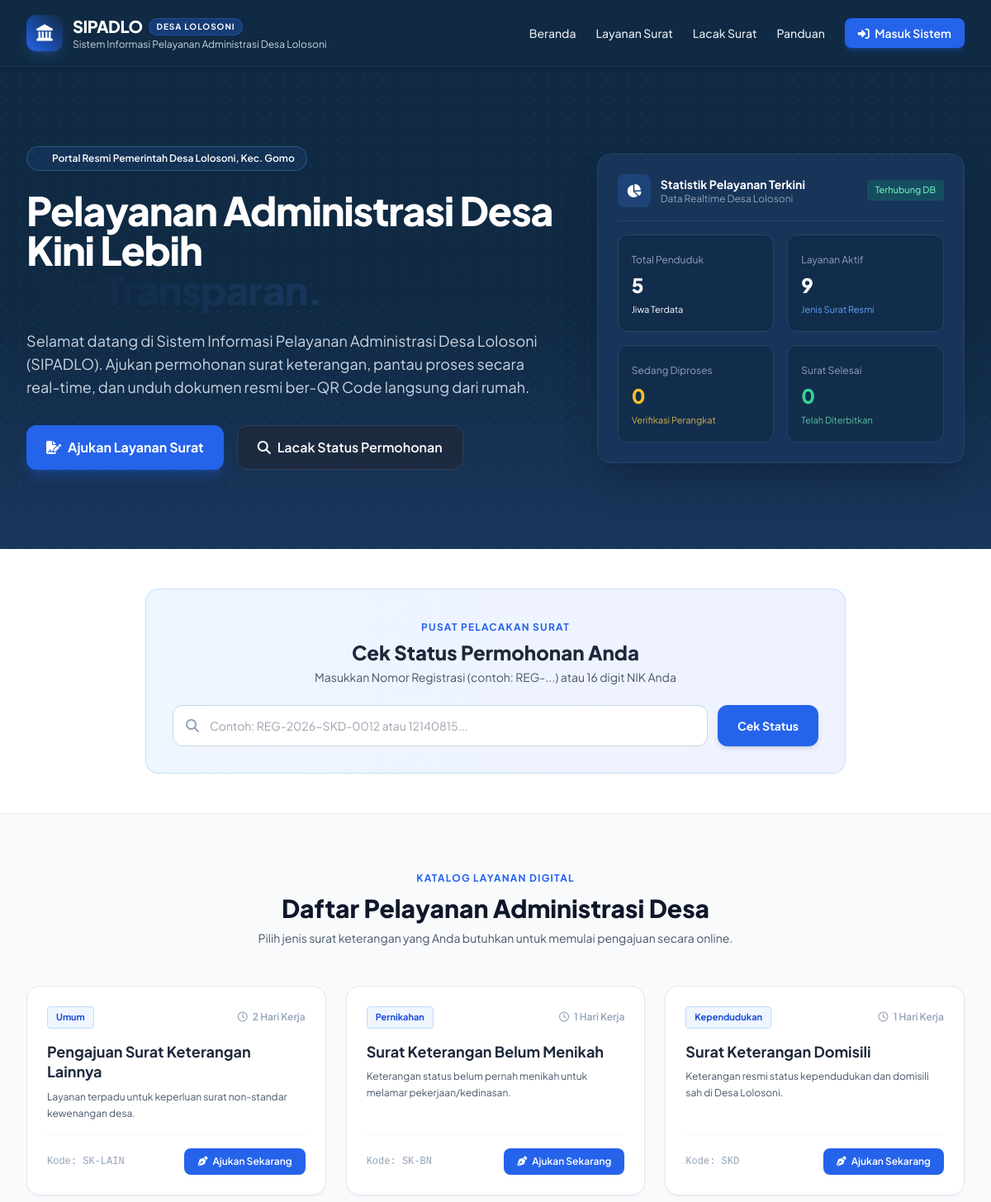
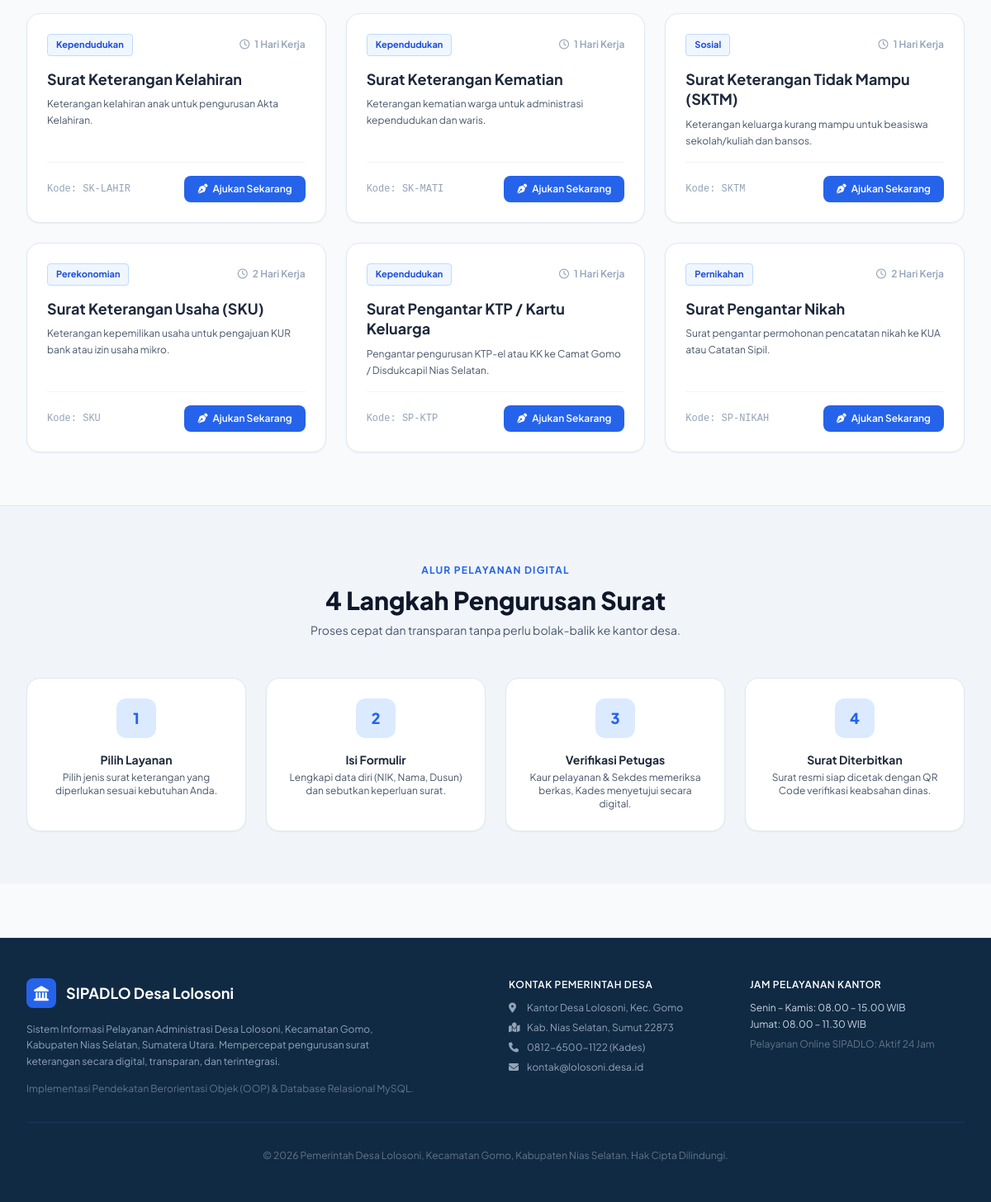
The page / on the database its author committed (2 pictures, top to bottom).
### tables this page shows
CREATE TABLE IF NOT EXISTS `services` (
  `id` VARCHAR(64) NOT NULL,
  `code` VARCHAR(32) UNIQUE NOT NULL,
  `name` VARCHAR(128) NOT NULL,
  `category` VARCHAR(64) NOT NULL,
  `description` TEXT NOT NULL,
  `processing_days` INT DEFAULT 2,
  `responsible_role` VARCHAR(32) DEFAULT 'perangkat',
  `approval_role` VARCHAR(32) DEFAULT 'kades',
  `letter_code_prefix` VARCHAR(16) NOT NULL,
  `is_active` TINYINT(1) DEFAULT 1,
  PRIMARY KEY (`id`)
);

### models/Resident.php (called while the page is built, shortened)
<?php
require_once __DIR__ . '/../config/Database.php';
class Resident {
    private ?PDO $conn;
    private string $table_name = "residents";
    public function __construct() {
        $database = new Database();
        $this->conn = $database->getConnection();
    }
    public function countTotal(): int {
        $stmt = $this->conn->query("SELECT COUNT(*) as total FROM " . $this->table_name);
        $res = $stmt->fetch();
        return (int)($res['total'] ?? 0);
    }
}
?>

### config/Database.php (called while the page is built, shortened)
<?php
class Database {
    private string $host = "localhost";
    private string $db_name = "sipadlo_lolosoni";
    private string $username = "root";
    private string $password = "";
    private ?PDO $conn = null;
    public function getConnection(): ?PDO {
        try {
            $dsn = "mysql:host=" . $this->host . ";dbname=" . $this->db_name . ";charset=utf8mb4";
            $options = [
                PDO::ATTR_ERRMODE => PDO::ERRMODE_EXCEPTION,
                PDO::ATTR_DEFAULT_FETCH_MODE => PDO::FETCH_ASSOC,
                PDO::ATTR_EMULATE_PREPARES => false,
            ];
            $this->conn = new PDO($dsn, $this->username, $this->password, $options);
        } catch (PDOException $exception) {
            die("Koneksi Database Gagal: " . htmlspecialchars($exception->getMessage()));
        }
        return $this->conn;
    }
}
?>

### models/Service.php (called while the page is built, shortened)
<?php
require_once __DIR__ . '/../config/Database.php';
class Service {
    private ?PDO $conn;
    private string $table_name = "services";
    public function __construct() {
        $database = new Database();
        $this->conn = $database->getConnection();
    }
    public function getAll(bool $onlyActive = true): array {
        $query = "SELECT * FROM " . $this->table_name;
        if ($onlyActive) {
            $query .= " WHERE is_active = 1";
        }
        $query .= " ORDER BY name ASC";
        $stmt = $this->conn->prepare($query);
        $stmt->execute();
        return $stmt->fetchAll();
    }
}
?>

### models/Application.php (called while the page is built, shortened)
<?php
require_once __DIR__ . '/../config/Database.php';
class Application {
    private ?PDO $conn;
    private string $table_name = "applications";
    public function __construct() {
        $database = new Database();
        $this->conn = $database->getConnection();
    }
    public function getSummaryStats(): array {
        $stmt = $this->conn->query("
            SELECT
                COUNT(*) as total,
                SUM(CASE WHEN status IN ('diajukan', 'menunggu_pemeriksaan') THEN 1 ELSE 0 END) as pending,
                SUM(CASE WHEN status IN ('diproses', 'terverifikasi', 'menunggu_persetujuan') THEN 1 ELSE 0 END) as processing,
                SUM(CASE WHEN status = 'selesai' THEN 1 ELSE 0 END) as completed,
                SUM(CASE WHEN status = 'ditolak' THEN 1 ELSE 0 END) as rejected
            FROM " . $this->table_name
        );
        $stats = $stmt->fetch();
        return [
            'total' => (int)($stats['total'] ?? 0),
            'pending' => (int)($stats['pending'] ?? 0),
            'processing' => (int)($stats['processing'] ?? 0),
            'completed' => (int)($stats['completed'] ?? 0),
            'rejected' => (int)($stats['rejected'] ?? 0),
        ];
    }
}
?>

### index.php (the view, shortened to what this page needs)
<?php
require_once __DIR__ . '/config/Database.php';
require_once __DIR__ . '/models/Service.php';
require_once __DIR__ . '/models/Application.php';
require_once __DIR__ . '/models/Resident.php';
$serviceModel = new Service();
$appModel = new Application();
$residentModel = new Resident();
$services = $serviceModel->getAll();
$stats = $appModel->getSummaryStats();
$totalResidents = $residentModel->countTotal();
require_once __DIR__ . '/includes/header.php';
?>
<section class="relative bg-gradient-to-b from-navy-900 via-navy-900 to-navy-800 text-white overflow-hidden py-16 lg:py-24">
    <div class="absolute inset-0 opacity-10 bg-[radial-gradient(#38bdf8_1px,transparent_1px)] [background-size:16px_16px]"></div>
    <div class="max-w-7xl mx-auto px-4 sm:px-6 lg:px-8 relative z-10">
        <div class="grid grid-cols-1 lg:grid-cols-12 gap-12 items-center">
            <div class="lg:col-span-7 space-y-6">
                <div class="inline-flex items-center gap-2 px-3.5 py-1.5 rounded-full bg-blue-500/10 border border-blue-400/30 text-sky-300 text-xs font-semibold">
                    <span class="w-2 h-2 rounded-full bg-sky-400 animate-pulse"></span>
                    Portal Resmi Pemerintah Desa Lolosoni, Kec. Gomo
                </div>
                <h1 class="text-3xl sm:text-4xl lg:text-5xl font-extrabold tracking-tight leading-tight text-white">
                    Pelayanan Administrasi Desa Kini Lebih <span class="text-transparent bg-clip-text bg-gradient-to-r from-sky-400 to-blue-400">Mudah, Cepat, dan Transparan.</span>
                </h1>
                <p class="text-slate-300 text-base sm:text-lg leading-relaxed max-w-2xl">
                    Selamat datang di Sistem Informasi Pelayanan Administrasi Desa Lolosoni (SIPADLO). Ajukan permohonan surat keterangan, pantau proses secara real-time, dan unduh dokumen resmi ber-QR Code langsung dari rumah.
                </p>
                <div class="flex flex-wrap gap-4 pt-2">
                    <a href="#layanan" class="px-6 py-3.5 rounded-xl bg-blue-600 hover:bg-blue-500 text-white font-bold transition shadow-lg shadow-blue-600/30 flex items-center gap-2">
                        <i class="fa-solid fa-file-signature"></i> Ajukan Layanan Surat
                    </a>
                    <a href="#lacak" class="px-6 py-3.5 rounded-xl bg-slate-800/80 hover:bg-slate-700/80 border border-slate-700 text-white font-semibold transition flex items-center gap-2">
                        <i class="fa-solid fa-magnifying-glass"></i> Lacak Status Permohonan
                    </a>
                </div>
            </div>
            <div class="lg:col-span-5">
                <div class="bg-navy-800/90 backdrop-blur-md p-6 rounded-2xl border border-navy-700 shadow-2xl space-y-4">
                    <div class="flex items-center justify-between border-b border-navy-700 pb-4">
                        <div class="flex items-center gap-3">
                            <div class="w-10 h-10 rounded-lg bg-blue-500/20 text-sky-400 flex items-center justify-center font-bold">
                                <i class="fa-solid fa-chart-pie"></i>
                            </div>
                            <div>
                                <h3 class="font-bold text-white text-sm">Statistik Pelayanan Terkini</h3>
                                <p class="text-xs text-slate-400">Data Realtime Desa Lolosoni</p>
                            </div>
                        </div>
                        <span class="text-[11px] px-2.5 py-1 rounded bg-emerald-500/20 text-emerald-300 font-medium">Terhubung DB</span>
                    </div>
                    <div class="grid grid-cols-2 gap-4">
                        <div class="p-4 rounded-xl bg-navy-900/60 border border-navy-700">
                            <span class="text-xs text-slate-400">Total Penduduk</span>
                            <div class="text-2xl font-extrabold text-white mt-1"><?= number_format($totalResidents ?: 1482) ?></div>
                            <span class="text-[11px] text-sky-400">Jiwa Terdata</span>
                        </div>
                        <div class="p-4 rounded-xl bg-navy-900/60 border border-navy-700">
                            <span class="text-xs text-slate-400">Layanan Aktif</span>
                            <div class="text-2xl font-extrabold text-white mt-1"><?= count($services) ?></div>
                            <span class="text-[11px] text-blue-400">Jenis Surat Resmi</span>
                        </div>
                        <div class="p-4 rounded-xl bg-navy-900/60 border border-navy-700">
                            <span class="text-xs text-slate-400">Sedang Diproses</span>
                            <div class="text-2xl font-extrabold text-amber-400 mt-1"><?= $stats['processing'] + $stats['pending'] ?></div>
                            <span class="text-[11px] text-amber-300/80">Verifikasi Perangkat</span>
                        </div>
                        <div class="p-4 rounded-xl bg-navy-900/60 border border-navy-700">
                            <span class="text-xs text-slate-400">Surat Selesai</span>
                            <div class="text-2xl font-extrabold text-emerald-400 mt-1"><?= $stats['completed'] ?></div>
                            <span class="text-[11px] text-emerald-300/80">Telah Diterbitkan</span>
                        </div>
                    </div>
                </div>
            </div>
        </div>
    </div>
</section>
<section id="lacak" class="py-12 bg-white border-b border-slate-200">
    <div class="max-w-4xl mx-auto px-4 sm:px-6">
        <div class="bg-gradient-to-r from-blue-50 to-indigo-50 border border-blue-200/80 rounded-2xl p-6 sm:p-8 shadow-sm">
            <div class="text-center max-w-xl mx-auto mb-6">
                <span class="text-xs font-bold text-blue-600 uppercase tracking-widest">Pusat Pelacakan Surat</span>
                <h2 class="text-2xl font-extrabold text-slate-800 mt-1">Cek Status Permohonan Anda</h2>
                <p class="text-sm text-slate-600 mt-1">Masukkan Nomor Registrasi (contoh: REG-...) atau 16 digit NIK Anda</p>
            </div>
            <form action="index.php#lacak" method="GET" class="flex flex-col sm:flex-row gap-3">
                <div class="relative flex-grow">
                    <i class="fa-solid fa-search absolute left-4 top-1/2 -translate-y-1/2 text-slate-400"></i>
                    <input type="text" name="track" required placeholder="Contoh: REG-2026-SKD-0012 atau 12140815..."
                           value="<?= htmlspecialchars($_GET['track'] ?? '') ?>"
                           class="w-full pl-11 pr-4 py-3.5 rounded-xl border border-slate-300 focus:ring-2 focus:ring-blue-600 focus:border-blue-600 text-sm">
                </div>
                <button type="submit" class="px-6 py-3.5 rounded-xl bg-blue-600 hover:bg-blue-700 text-white font-bold text-sm transition shrink-0 shadow-md">
                    Cek Status
                </button>
            </form>
        </div>
    </div>
</section>
<section id="layanan" class="py-16 max-w-7xl mx-auto px-4 sm:px-6 lg:px-8">
    <div class="text-center max-w-2xl mx-auto mb-12">
        <span class="text-xs font-bold text-blue-600 uppercase tracking-widest">Katalog Layanan Digital</span>
        <h2 class="text-3xl font-extrabold text-slate-900 mt-2">Daftar Pelayanan Administrasi Desa</h2>
        <p class="text-sm text-slate-600 mt-2">Pilih jenis surat keterangan yang Anda butuhkan untuk memulai pengajuan secara online.</p>
    </div>
    <div class="grid grid-cols-1 md:grid-cols-2 lg:grid-cols-3 gap-6">
        <?php foreach ($services as $srv): ?>
            <div class="bg-white rounded-2xl border border-slate-200 p-6 shadow-sm hover:shadow-md transition flex flex-col justify-between">
                <div>
                    <div class="flex items-center justify-between mb-4">
                        <span class="text-[11px] font-bold px-2.5 py-1 rounded bg-blue-50 text-blue-700 border border-blue-200">
                            <?= htmlspecialchars($srv['category']) ?>
                        </span>
                        <span class="text-xs font-semibold text-slate-400">
                            <i class="fa-regular fa-clock mr-1"></i> <?= $srv['processing_days'] ?> Hari Kerja
                        </span>
                    </div>
                    <h3 class="text-lg font-bold text-slate-800 mb-2 leading-snug">
                        <?= htmlspecialchars($srv['name']) ?>
                    </h3>
                    <p class="text-xs text-slate-600 line-clamp-3 leading-relaxed mb-4">
                        <?= htmlspecialchars($srv['description']) ?>
                    </p>
                </div>
                <div class="pt-4 border-t border-slate-100 flex items-center justify-between">
                    <span class="text-xs font-mono font-medium text-slate-400">Kode: <?= htmlspecialchars($srv['code']) ?></span>
                    <a href="ajukan.php?service_id=<?= urlencode($srv['id']) ?>" class="px-4 py-2 rounded-lg bg-blue-600 hover:bg-blue-700 text-white font-semibold text-xs transition shadow-sm flex items-center gap-1.5">
                        <i class="fa-solid fa-pen-nib"></i> Ajukan Sekarang
                    </a>
                </div>
            </div>
        <?php endforeach; ?>
    </div>
</section>
<section id="panduan" class="py-16 bg-slate-100 border-t border-slate-200">
    <div class="max-w-7xl mx-auto px-4 sm:px-6 lg:px-8">
        <div class="text-center max-w-xl mx-auto mb-12">
            <span class="text-xs font-bold text-blue-600 uppercase tracking-widest">Alur Pelayanan Digital</span>
            <h2 class="text-3xl font-extrabold text-slate-900 mt-2">4 Langkah Pengurusan Surat</h2>
            <p class="text-sm text-slate-600 mt-2">Proses cepat dan transparan tanpa perlu bolak-balik ke kantor desa.</p>
        </div>
        <div class="grid grid-cols-1 md:grid-cols-4 gap-6">
            <div class="bg-white p-6 rounded-2xl border border-slate-200 text-center relative shadow-sm">
                <div class="w-12 h-12 rounded-xl bg-blue-100 text-blue-600 font-extrabold text-lg flex items-center justify-center mx-auto mb-4">1</div>
                <h4 class="font-bold text-slate-800 text-sm mb-1">Pilih Layanan</h4>
                <p class="text-xs text-slate-600">Pilih jenis surat keterangan yang diperlukan sesuai kebutuhan Anda.</p>
            </div>
            <div class="bg-white p-6 rounded-2xl border border-slate-200 text-center relative shadow-sm">
                <div class="w-12 h-12 rounded-xl bg-blue-100 text-blue-600 font-extrabold text-lg flex items-center justify-center mx-auto mb-4">2</div>
                <h4 class="font-bold text-slate-800 text-sm mb-1">Isi Formulir</h4>
                <p class="text-xs text-slate-600">Lengkapi data diri (NIK, Nama, Dusun) dan sebutkan keperluan surat.</p>
            </div>
            <div class="bg-white p-6 rounded-2xl border border-slate-200 text-center relative shadow-sm">
                <div class="w-12 h-12 rounded-xl bg-blue-100 text-blue-600 font-extrabold text-lg flex items-center justify-center mx-auto mb-4">3</div>
                <h4 class="font-bold text-slate-800 text-sm mb-1">Verifikasi Petugas</h4>
                <p class="text-xs text-slate-600">Kaur pelayanan & Sekdes memeriksa berkas, Kades menyetujui secara digital.</p>
            </div>
            <div class="bg-white p-6 rounded-2xl border border-slate-200 text-center relative shadow-sm">
                <div class="w-12 h-12 rounded-xl bg-blue-100 text-blue-600 font-extrabold text-lg flex items-center justify-center mx-auto mb-4">4</div>
                <h4 class="font-bold text-slate-800 text-sm mb-1">Surat Diterbitkan</h4>
                <p class="text-xs text-slate-600">Surat resmi siap dicetak dengan QR Code verifikasi keabsahan dinas.</p>
            </div>
        </div>
    </div>
</section>
<?php require_once __DIR__ . '/includes/footer.php'; ?>

### rows shown on the page
services: category "Umum", processing_days "2", name "Pengajuan Surat Keterangan Lainnya", description "Layanan terpadu untuk keperluan surat non-standar kewenangan desa.", code "SK-LAIN"
services: category "Pernikahan", processing_days "1", name "Surat Keterangan Belum Menikah", description "Keterangan status belum pernah menikah untuk melamar pekerjaan/kedinasan.", code "SK-BN"
services: category "Kependudukan", processing_days "1", name "Surat Keterangan Domisili", description "Keterangan resmi status kependudukan dan domisili sah di Desa Lolosoni.", code "SKD"
services: category "Kependudukan", processing_days "1", name "Surat Keterangan Kelahiran", description "Keterangan kelahiran anak untuk pengurusan Akta Kelahiran.", code "SK-LAHIR"
services: category "Kependudukan", processing_days "1", name "Surat Keterangan Kematian", description "Keterangan kematian warga untuk administrasi kependudukan dan waris.", code "SK-MATI"
services: category "Sosial", processing_days "1", name "Surat Keterangan Tidak Mampu (SKTM)", description "Keterangan keluarga kurang mampu untuk beasiswa sekolah/kuliah dan bansos.", code "SKTM"
services: category "Perekonomian", processing_days "2", name "Surat Keterangan Usaha (SKU)", description "Keterangan kepemilikan usaha untuk pengajuan KUR bank atau izin usaha mikro.", code "SKU"
services: category "Kependudukan", processing_days "1", name "Surat Pengantar KTP / Kartu Keluarga", description "Pengantar pengurusan KTP-el atau KK ke Camat Gomo / Disdukcapil Nias Selatan.", code "SP-KTP"
services: category "Pernikahan", processing_days "2", name "Surat Pengantar Nikah", description "Surat pengantar permohonan pencatatan nikah ke KUA atau Catatan Sipil.", code "SP-NIKAH"

### other values the page prints
$totalResidents ?: 1482 "5"
count($services) "9"
$stats['processing'] + $stats['pending'] "0"
$stats['completed'] "0"
